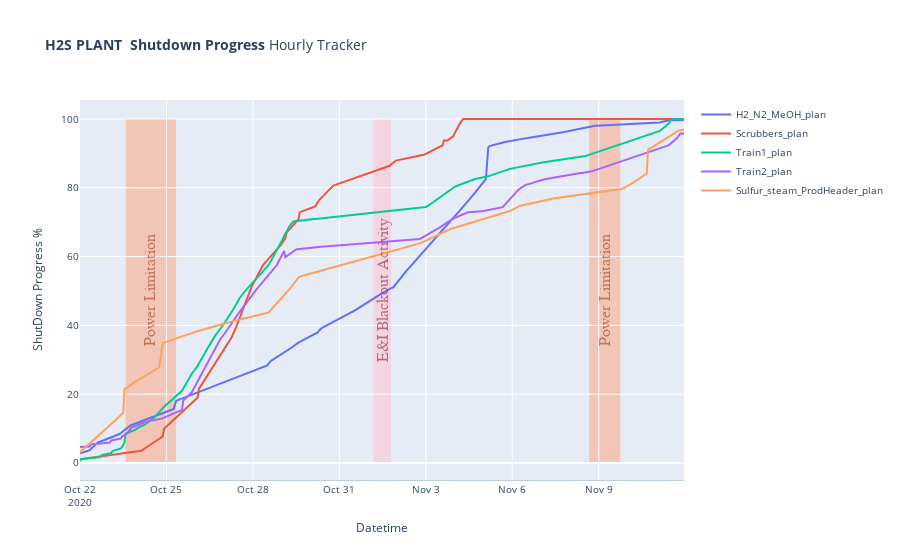

Write notebook code for a chart like this one.
### Markdown cell above
#### Create the plot

### Code cell
#### Plotting the SD progress including the maintenance activities
#
fig_SDH2S_MAINTE = make_subplots(
    rows=1, cols=1,
    specs=[[{"type": "scatter"}]])
fig_SDH2S_MAINTE.add_trace(go.Scatter(x=df_prcnt_progress_MAINTE_INCLD_transposed['H2_N2_MeOH'].index, y=df_prcnt_progress_MAINTE_INCLD_transposed['H2_N2_MeOH'], name='H2_N2_MeOH_plan'), secondary_y=False,)
fig_SDH2S_MAINTE.add_trace(go.Scatter(x=df_prcnt_progress_MAINTE_INCLD_transposed['Scrubbers'].index, y=df_prcnt_progress_MAINTE_INCLD_transposed['Scrubbers'], name='Scrubbers_plan'), secondary_y=False,)     
fig_SDH2S_MAINTE.add_trace(go.Scatter(x=df_prcnt_progress_MAINTE_INCLD_transposed['Train1'].index, y=df_prcnt_progress_MAINTE_INCLD_transposed['Train1'], name='Train1_plan'), secondary_y=False,)    
fig_SDH2S_MAINTE.add_trace(go.Scatter(x=df_prcnt_progress_MAINTE_INCLD_transposed['Train2'].index, y=df_prcnt_progress_MAINTE_INCLD_transposed['Train2'], name='Train2_plan'), secondary_y=False,)    
fig_SDH2S_MAINTE.add_trace(go.Scatter(x=df_prcnt_progress_MAINTE_INCLD_transposed['Sulfur_steam_ProdHeader'].index, y=df_prcnt_progress_MAINTE_INCLD_transposed['Sulfur_steam_ProdHeader'], name='Sulfur_steam_ProdHeader_plan'), secondary_y=False,)     


# adding a range slider below the graph in plotly
#Example:
#title_plotAcid = 'SD Progress 2020'
#fig_SD.update_layout(title_text=title_plotAcid,xaxis=dict(rangeslider=dict(visible = True),type='date'))
fig_SDH2S_MAINTE.update_xaxes(title_text="Datetime") # Set x-axis title
fig_SDH2S_MAINTE.update_yaxes(title_text="ShutDown Progress %",secondary_y=False) # Set y-axes titles primary axis


title_plot_SD = "<b>H2S PLANT  Shutdown Progress</b> Hourly Tracker"
fig_SDH2S_MAINTE.update_layout(title_text=title_plot_SD ,hovermode="x",
                       hoverdistance=100, # Distance to show hover label of data point
                       spikedistance=1000, # Distance to show spike
                       xaxis=dict(linecolor="#BCCCDC",
                                   showspikes=True, # Show spike line for X-axis
                                   # Format spike
                                   spikethickness=2,
                                   spikedash="dot",
                                   spikecolor="#999999",
                                   spikemode="across"), font=dict(size=10)
                               )

# Mark the datetime of power limitation by shading these regions with light color
fig_SDH2S_MAINTE.add_shape(
        # filled Rectangle
            type="rect",
            x0='2020-11-01 04:30:00',
            y0=0,
            x1='2020-11-01 19:00:00',
            y1=100,
            fillcolor="pink",
            opacity=0.5,
            layer="below",
            line_width=0,
        )
fig_SDH2S_MAINTE.add_shape(
        # filled Rectangle
            type="rect",
            x0='2020-11-08 16:00:00',
            y0=0,
            x1='2020-11-09 18:00:00',
            y1=100,
            fillcolor="LightSalmon",
            opacity=0.5,
            layer="below",
            line_width=0,
        )

fig_SDH2S_MAINTE.add_shape(
        # filled Rectangle
            type="rect",
            x0='2020-10-23 14:00:00',
            y0=0,
            x1='2020-10-25 08:00:00',
            y1=100,
            fillcolor="LightSalmon",
            opacity=0.5,
            layer="below",
            line_width=0,
        )


fig_SDH2S_MAINTE.update_shapes(dict(xref='x', yref='y'))

fig_SDH2S_MAINTE.add_annotation(
        x='2020-10-24 10:00:00',
        xref="x",
        yref="paper",
        text="Power Limitation",
        textangle=-90,
        yanchor="middle",
        showarrow=False,
        font=dict(
            family="Courier New, monospace",
            size=16,
            color="#8e2800",
            
            ),
        ax=20,
        ay=-30,
        opacity=0.5
        )

fig_SDH2S_MAINTE.add_annotation(
        x='2020-11-09 05:00:00',
        xref="x",
        yref="paper",
        text="Power Limitation",
        textangle=-90,
        yanchor="middle",
        showarrow=False,
        font=dict(
            family="Courier New, monospace",
            size=16,
            color="#8e2800",
            
            ),
        ax=20,
        ay=-30,
        opacity=0.5
        )

fig_SDH2S_MAINTE.add_annotation(
        x='2020-11-01 12:00:00',
        xref="x",
        yref="paper",
        text="E&I Blackout Activity",
        textangle=-90,
        yanchor="middle",
        showarrow=False,
        font=dict(
            family="Courier New, monospace",
            size=16,
            color="#850017",
            
            ),
        ax=20,
        ay=-30,
        opacity=0.5
        )

### Figure 1 — Plotly figure (JSON) as saved in the notebook; plotly's stock layout.template omitted (floating-point values rounded to 4 significant figures; data arrays with more than 128 entries replaced by an {"elided": "..."} marker saying what was removed)
{"data": [{"name": "H2_N2_MeOH_plan", "type": "scatter", "x": {"elided": "504 str values"}, "xaxis": "x", "y": {"elided": "504 float values"}, "yaxis": "y"}, {"name": "Scrubbers_plan", "type": "scatter", "x": {"elided": "504 str values"}, "xaxis": "x", "y": {"elided": "504 float values"}, "yaxis": "y"}, {"name": "Train1_plan", "type": "scatter", "x": {"elided": "504 str values"}, "xaxis": "x", "y": {"elided": "504 float values"}, "yaxis": "y"}, {"name": "Train2_plan", "type": "scatter", "x": {"elided": "504 str values"}, "xaxis": "x", "y": {"elided": "504 float values"}, "yaxis": "y"}, {"name": "Sulfur_steam_ProdHeader_plan", "type": "scatter", "x": {"elided": "504 str values"}, "xaxis": "x", "y": {"elided": "504 float values"}, "yaxis": "y"}], "layout": {"annotations": [{"ax": 20, "ay": -30, "font": {"color": "#8e2800", "family": "Courier New, monospace", "size": 16}, "opacity": 0.5, "showarrow": false, "text": "Power Limitation", "textangle": -90, "x": "2020-10-24 10:00:00", "xref": "x", "yanchor": "middle", "yref": "paper"}, {"ax": 20, "ay": -30, "font": {"color": "#8e2800", "family": "Courier New, monospace", "size": 16}, "opacity": 0.5, "showarrow": false, "text": "Power Limitation", "textangle": -90, "x": "2020-11-09 05:00:00", "xref": "x", "yanchor": "middle", "yref": "paper"}, {"ax": 20, "ay": -30, "font": {"color": "#850017", "family": "Courier New, monospace", "size": 16}, "opacity": 0.5, "showarrow": false, "text": "E&I Blackout Activity", "textangle": -90, "x": "2020-11-01 12:00:00", "xref": "x", "yanchor": "middle", "yref": "paper"}], "font": {"size": 10}, "hoverdistance": 100, "hovermode": "x", "shapes": [{"fillcolor": "pink", "layer": "below", "line": {"width": 0}, "opacity": 0.5, "type": "rect", "x0": "2020-11-01 04:30:00", "x1": "2020-11-01 19:00:00", "xref": "x", "y0": 0, "y1": 100, "yref": "y"}, {"fillcolor": "LightSalmon", "layer": "below", "line": {"width": 0}, "opacity": 0.5, "type": "rect", "x0": "2020-11-08 16:00:00", "x1": "2020-11-09 18:00:00", "xref": "x", "y0": 0, "y1": 100, "yref": "y"}, {"fillcolor": "LightSalmon", "layer": "below", "line": {"width": 0}, "opacity": 0.5, "type": "rect", "x0": "2020-10-23 14:00:00", "x1": "2020-10-25 08:00:00", "xref": "x", "y0": 0, "y1": 100, "yref": "y"}], "spikedistance": 1000, "title": {"text": "<b>H2S PLANT  Shutdown Progress</b> Hourly Tracker"}, "xaxis": {"anchor": "y", "domain": [0, 1], "linecolor": "#BCCCDC", "showspikes": true, "spikecolor": "#999999", "spikedash": "dot", "spikemode": "across", "spikethickness": 2, "title": {"text": "Datetime"}}, "yaxis": {"anchor": "x", "domain": [0, 1], "title": {"text": "ShutDown Progress %"}}}}
